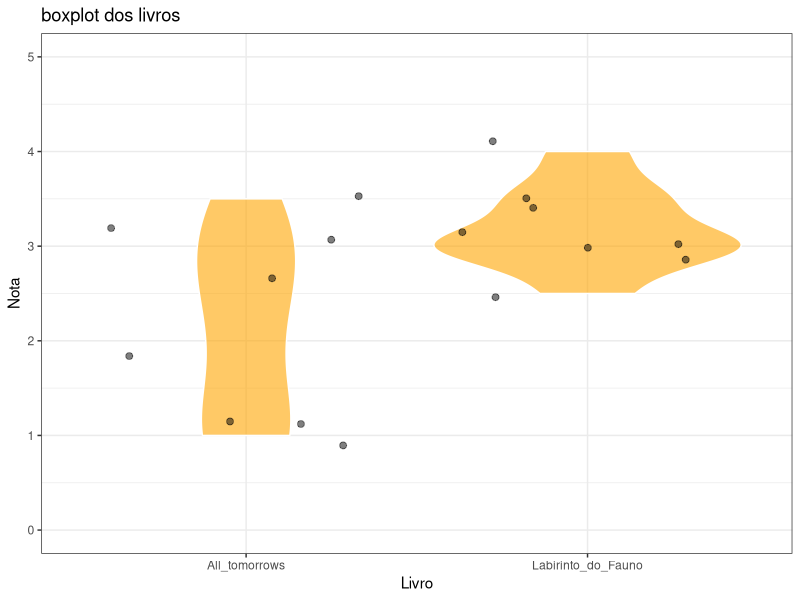
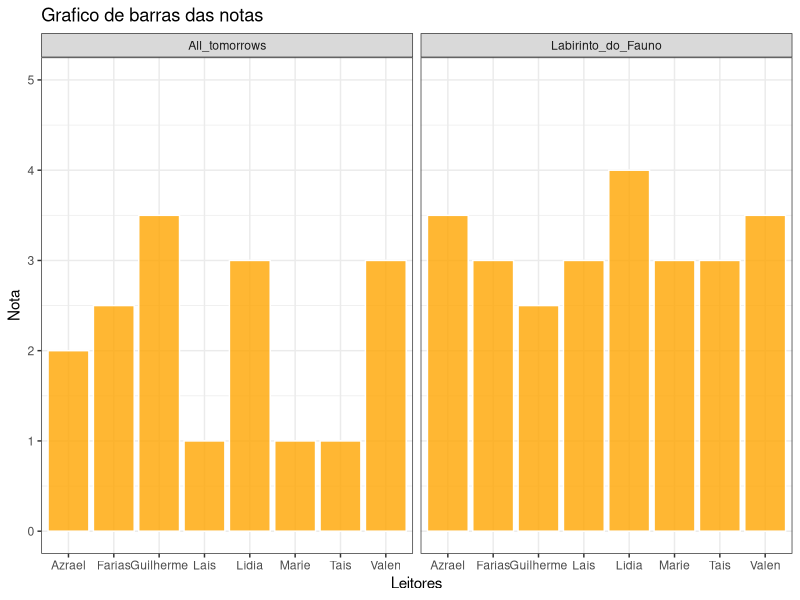

Write R code to recreate these figures, in order.
#_________________________________________________________
#Pacotes
#_________________________________________________________
dados <- read.csv("dados amanda/Clube do livro.csv")
attach(dados)
library(tidyverse)
library(viridis)
library(forcats)
library(dplyr)
head(dados)
summary(Nota)
#_________________________________________________________
#Boxplot
#_________________________________________________________
ggplot(dados, aes(x = Livro, y = Nota))+
  geom_violin(alpha=0.6,color= "white", fill = "orange", outlier.color = "black",outlier.fill="black", notch = F,notchwidth = 0.8)+
  geom_jitter(color="black",size=2.0,alpha=0.5)+
  ggtitle("boxplot dos livros")+
  theme_bw()+
  ylim(0,5)
  
#_________________________________________________________
#Grafico de Barras
#_________________________________________________________
dados %>%
ggplot(aes(x=Leitores,y=Nota,color = "white",fill="orange"))+
  geom_bar(stat = "identity",alpha=0.8,color="white",fill="orange")+
  theme_bw()+
  facet_wrap(~Livro)+
  ylim(0,5)+
  ggtitle("Grafico de barras das notas")
